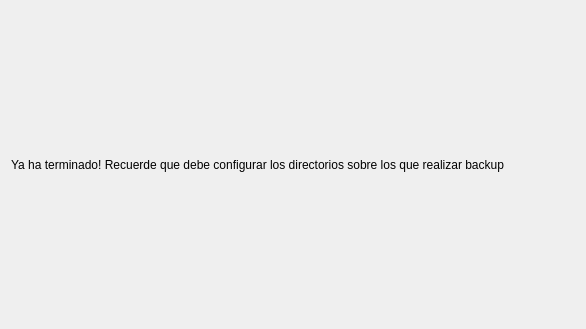
<ui version="4.0" >
 <class>CWFinishedRegisteredPage</class>
 <widget class="QWidget" name="CWFinishedRegisteredPage" >
  <property name="geometry" >
   <rect>
    <x>0</x>
    <y>0</y>
    <width>586</width>
    <height>329</height>
   </rect>
  </property>
  <property name="windowTitle" >
   <string>Form</string>
  </property>
  <layout class="QHBoxLayout" name="horizontalLayout" >
   <item>
    <widget class="QLabel" name="label" >
     <property name="text" >
      <string>Ya ha terminado! Recuerde que debe configurar los directorios sobre los que realizar backup</string>
     </property>
    </widget>
   </item>
  </layout>
 </widget>
 <resources/>
 <connections/>
</ui>
